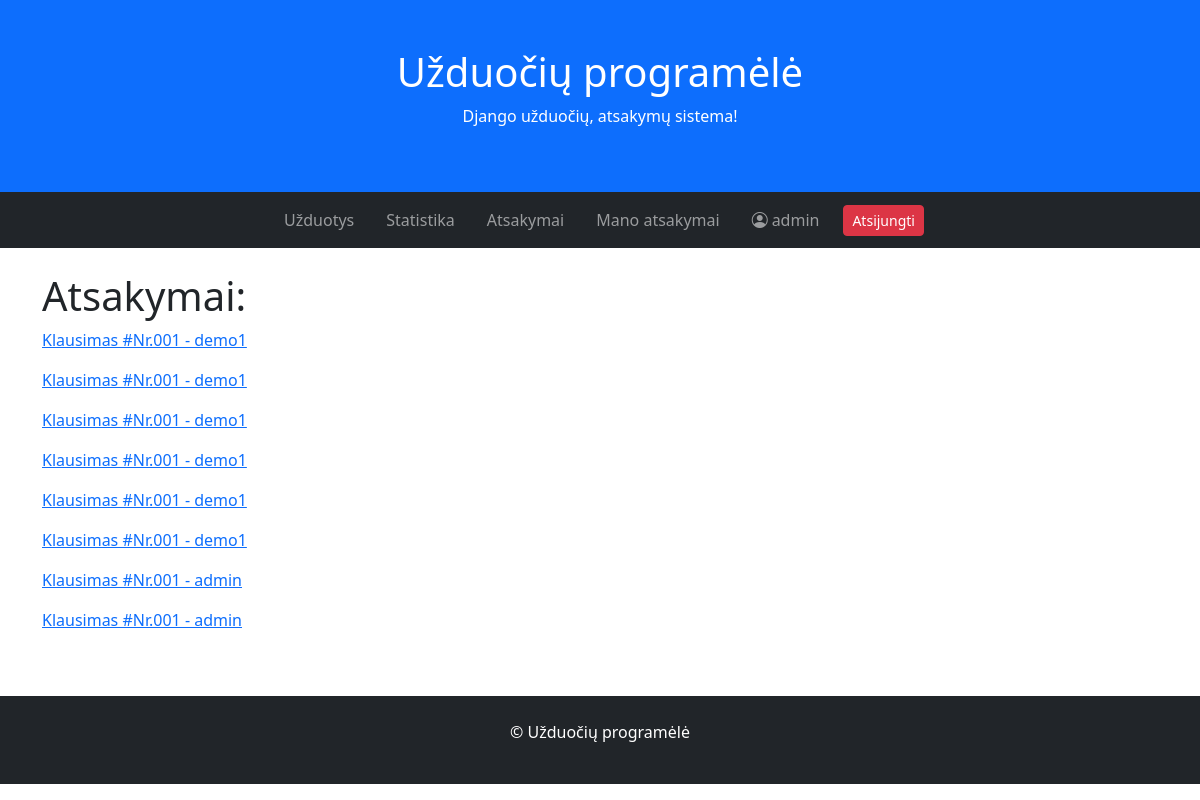
Page /answers/ (signed in) on the committed database.
### tasks/models.py (models this page shows, shortened)
class Answer(models.Model):
    task = models.ForeignKey(to="Task", on_delete=models.CASCADE, verbose_name="Užduotis")
    student = models.ForeignKey(to=User, on_delete=models.CASCADE, verbose_name="Studentas")
    ANSWER_CHOICES = [
        (True, 'Taip'),
        (False, 'Ne'),
    ]
    answer = models.BooleanField("Atsakymas", choices=ANSWER_CHOICES, default=True)
    date = models.DateTimeField("Data", auto_now_add=True)
    def __str__(self):
        return f"{self.task} - {self.student}"
    class Meta:
        verbose_name = "Atsakymas"
        verbose_name_plural = "Atsakymai"

class Task(models.Model):
    name = models.CharField("Užduotis")
    content = models.TextField("Klausimas")
    teacher = models.ForeignKey(to=User, on_delete=models.CASCADE, verbose_name="Dėstytojas")
    ANSWER_CHOICES = [
        (True, 'Taip'),
        (False, 'Ne'),
    ]
    correct_answer = models.BooleanField("Teisingas atsakymas", choices=ANSWER_CHOICES, default=True)
    deadline = models.DateTimeField("Terminas", null=True, blank=True)
    date = models.DateTimeField("Data", auto_now_add=True)
    photo = models.ImageField("Nuotrauka", upload_to='tasks', null=True, blank=True)
    def __str__(self):
        return self.name
    class Meta:
        verbose_name = "Uždavinys"
        verbose_name_plural = "Uždoutis"

### tasks/views.py (the view)
# urls.py: path('answers/', views.AnswerListView.as_view(), name="answers"),
class AnswerListView(LoginRequiredMixin, UserPassesTestMixin, ListView):
    model = Answer
    template_name = "answers.html"
    context_object_name = "answers"
    def test_func(self):
        return self.request.user.is_staff

### tasks/templates/answers.html (shortened to what this page needs)
{% extends 'base.html' %}
{% block content %}
<h1>Atsakymai:</h1>
{% for answer in answers %}
<p><a href="{{ answer.pk }}">{{ answer }}</a></p>
{% endfor %}
{% endblock %}

### tasks/templates/base.html (shortened to what this page needs)
<!DOCTYPE html>
<html lang="lt">
<head>
    {% load static %}
    <link href="https://cdn.jsdelivr.net/npm/bootstrap@5.3.2/dist/css/bootstrap.min.css" rel="stylesheet">
    <link href="https://cdn.jsdelivr.net/npm/bootstrap-icons@1.11.3/font/bootstrap-icons.css" rel="stylesheet">
</head>
<body>
<div class="p-5 bg-primary text-white text-center">
    <h1>Užduočių programėlė</h1>
    <p>Django užduočių, atsakymų sistema!</p>
</div>
<nav class="navbar navbar-expand-sm bg-dark navbar-dark">
    <div class="container-fluid">
        <div class="collapse navbar-collapse" id="mynavbar">
            <ul class="navbar-nav mx-auto gap-3 align-items-center">
                <li class="nav-item">
                    <a class="nav-link" href="{% url 'index' %}">Užduotys</a>
                </li>
                <li class="nav-item">
                    <a class="nav-link" href="{% url 'stats' %}">Statistika</a>
                </li>
                {% if user.is_authenticated %}
                    {% if user.is_staff %}
                        <li class="nav-item">
                            <a class="nav-link" href="{% url 'answers' %}">Atsakymai</a>
                        </li>
                    {% endif %}
                    <li class="nav-item">
                        <a class="nav-link" href="{% url 'useranswers' %}">Mano atsakymai</a>
                    </li>
                    <li class="nav-item">
                        <a class="nav-link" href="{% url 'profile' %}">
                            <i class="bi bi-person-circle me-1"></i>{{ user.get_username }}
                        </a>
                    </li>
                    <li class="nav-item">
                        <form method="post" action="{% url 'logout' %}">
                            <button class="btn btn-danger btn-sm" type="submit">Atsijungti</button>
                        </form>
                    </li>
                {% endif %}
            </ul>
        </div>
    </div>
</nav>
<div class="container mt-4">
    <div class="row">
        <div class="col-sm">
            {% block content %}{% endblock %}
        </div>
    </div>
</div>
<div class="mt-5 p-4 bg-dark text-white text-center">
    <p>© Užduočių programėlė</p>
</div>
</body>
</html>

### rows in the picture
Answer: task+student "Klausimas #Nr.001 - demo1"
Answer: task+student "Klausimas #Nr.001 - demo1"
Answer: task+student "Klausimas #Nr.001 - demo1"
Answer: task+student "Klausimas #Nr.001 - demo1"
Answer: task+student "Klausimas #Nr.001 - demo1"
Answer: task+student "Klausimas #Nr.001 - demo1"
Answer: task+student "Klausimas #Nr.001 - admin"
Answer: task+student "Klausimas #Nr.001 - admin"

### other values in the picture
{{ user.get_username }} "admin"
